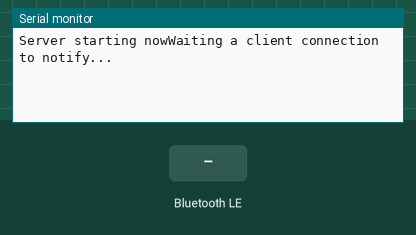
Simulated run of this sketch. Board: ESP32. On the bench: the last lines printed to the serial monitor. The inputs (shaded band) are chosen by the test bench. Nothing arrives over Bluetooth unless stated; a phone connects over Bluetooth LE 3 s after start.

Above: at 1.2 s.
1.3 s: Bluetooth LE write "1" received
At 2.4 s:
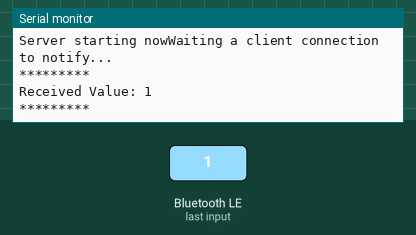
2.8 s: Bluetooth LE write "0" received
At 2.96 s:
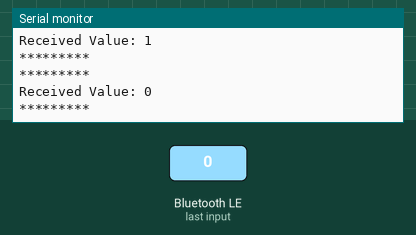
4.5 s: Bluetooth LE write "2" received
At 6.0 s:
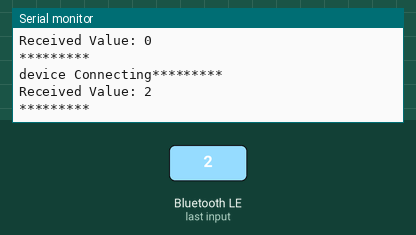

The sketch:

esp32MultiServer_charsendTest.ino
```cpp
/*
    Video: https://www.youtube.com/watch?v=oCMOYS71NIU
    Based on Neil Kolban example for IDF: https://github.com/nkolban/esp32-snippets/blob/master/cpp_utils/tests/BLE%20Tests/SampleNotify.cpp
    Ported to Arduino ESP32 by Evandro Copercini
    updated by chegewara

   Create a BLE server that, once we receive a connection, will send periodic notifications.
   The service advertises itself as: 4fafc201-1fb5-459e-8fcc-c5c9c331914b
   And has a characteristic of: beb5483e-36e1-4688-b7f5-ea07361b26a8

   The design of creating the BLE server is:
   1. Create a BLE Server
   2. Create a BLE Service
   3. Create a BLE Characteristic on the Service
   4. Create a BLE Descriptor on the characteristic
   5. Start the service.
   6. Start advertising.

   A connect hander associated with the server starts a background task that performs notification
   every couple of seconds.
*/
#include <BLEDevice.h>
#include <BLEServer.h>
#include <BLEUtils.h>
#include <BLE2902.h>

BLEServer* pServer = NULL;
BLECharacteristic* pCharacteristic = NULL;
bool deviceConnected = false;
bool oldDeviceConnected = false;
uint32_t value = 0;

bool deviceOK = false;

// See the following for generating UUIDs:
// https://www.uuidgenerator.net/

#define SERVICE_UUID        "4fafc201-1fb5-459e-8fcc-c5c9c331914b"
#define CHARACTERISTIC_UUID "beb5483e-36e1-4688-b7f5-ea07361b26a8"


class MyServerCallbacks: public BLEServerCallbacks {
    void onConnect(BLEServer* pServer) {
      deviceConnected = true;
      BLEDevice::startAdvertising();
    };

    void onDisconnect(BLEServer* pServer) {
      deviceConnected = false;
    }
};

class MyCallbacks: public BLECharacteristicCallbacks {
    void onWrite(BLECharacteristic *pCharacteristic) {
      std::string rxValue = pCharacteristic->getValue();

      if (rxValue.length() > 0) {
        Serial.println("*********");
        Serial.print("Received Value: ");
        for (int i = 0; i < rxValue.length(); i++)
          Serial.print(rxValue[i]);

        Serial.println();
        Serial.println("*********");
      }
    }
};


void setup() {
  Serial.begin(115200);
  Serial.print("Server starting now");

  // Create the BLE Device
  BLEDevice::init("ESP32");

  // Create the BLE Server
  pServer = BLEDevice::createServer();
  pServer->setCallbacks(new MyServerCallbacks());

  // Create the BLE Service
  BLEService *pService = pServer->createService(SERVICE_UUID);

  // Create a BLE Characteristic
  pCharacteristic = pService->createCharacteristic(
                      CHARACTERISTIC_UUID,
                      BLECharacteristic::PROPERTY_READ   |
                      BLECharacteristic::PROPERTY_WRITE  |
                      BLECharacteristic::PROPERTY_NOTIFY |
                      BLECharacteristic::PROPERTY_INDICATE
                    );

  // https://www.bluetooth.com/specifications/gatt/viewer?attributeXmlFile=org.bluetooth.descriptor.gatt.client_characteristic_configuration.xml
  // Create a BLE Descriptor
  pCharacteristic->setCallbacks(new MyCallbacks());
  pCharacteristic->addDescriptor(new BLE2902());

  // Start the service
  pService->start();

  // Start advertising
  BLEAdvertising *pAdvertising = BLEDevice::getAdvertising();
  pAdvertising->addServiceUUID(SERVICE_UUID);
  pAdvertising->setScanResponse(false);
  pAdvertising->setMinPreferred(0x0);  // set value to 0x00 to not advertise this parameter
  BLEDevice::startAdvertising();
  Serial.println("Waiting a client connection to notify...");
}

void loop() {
    // notify changed value
    if (deviceConnected) {

        pCharacteristic->setValue((uint8_t*)&value, 4);
        pCharacteristic->notify();
        value++;
        delay(10); // bluetooth stack will go into congestion, if too many packets are sent, in 6 hours test i was able to go as low as 3ms
    }
    // disconnecting
    if (!deviceConnected && oldDeviceConnected) {
        delay(500); // give the bluetooth stack the chance to get things ready
        pServer->startAdvertising(); // restart advertising
        Serial.println("start advertising");
        oldDeviceConnected = deviceConnected;
    }
    // connecting
    if (deviceConnected && !oldDeviceConnected) {
        // do stuff here on connecting
        Serial.print("device Connecting");
        oldDeviceConnected = deviceConnected;
    }
}
```

Measured:
- after the input at 1.3 s, the serial monitor: prints a new line at once (image 1)
- after the input at 2.8 s, the serial monitor: prints a new line at once (image 2)
- after the input at 4.5 s, the serial monitor: prints a new line at once (image 3)
